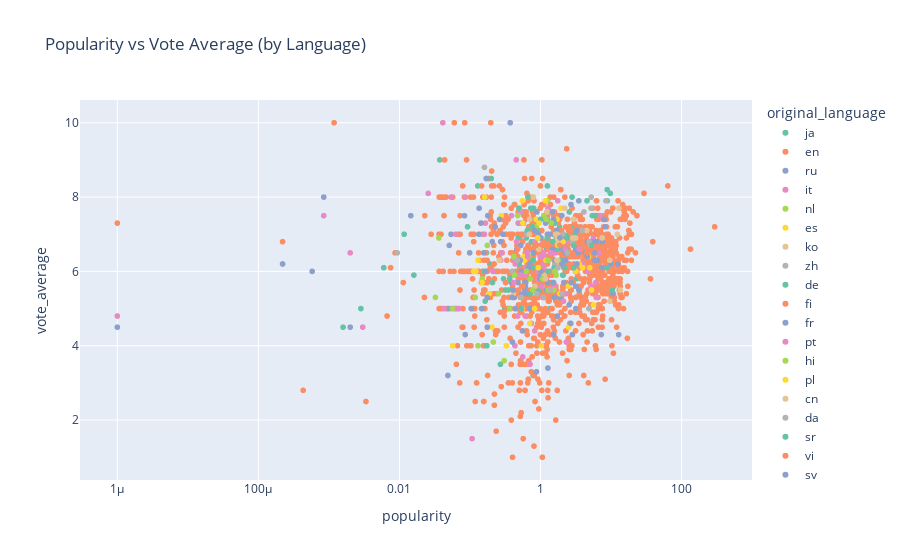

The notebook cell this image was saved under:
### Markdown cell above
This graph shows the relationship between a movie’s budget and its revenue.
We can clearly see that movies with higher budgets usually make more money, which makes sense since they tend to get more marketing and wider releases.
However, the color scale (showing the average rating) proves that spending more doesn’t always mean making a better movie — some expensive films still receive low ratings.
Overall, this confirms that while money helps drive success at the box office, audience appreciation depends on more than just the budget.

### Code cell
movies_pop = movies.dropna(subset=["popularity", "vote_average", "original_language"])
movies_pop = movies_pop[movies_pop["popularity"] > 0]
movies_pop = movies_pop[movies_pop["vote_average"] > 0]

# the same as before we took 1500 samples
movies_pop = movies_pop.sample(1500, random_state=42)

fig = px.scatter(
    movies_pop,
    x="popularity", y="vote_average",
    color="original_language",
    hover_data=["title", "genres"],
    title="Popularity vs Vote Average (by Language)",
    color_discrete_sequence=px.colors.qualitative.Set2,
    log_x=True
)
fig.show()
